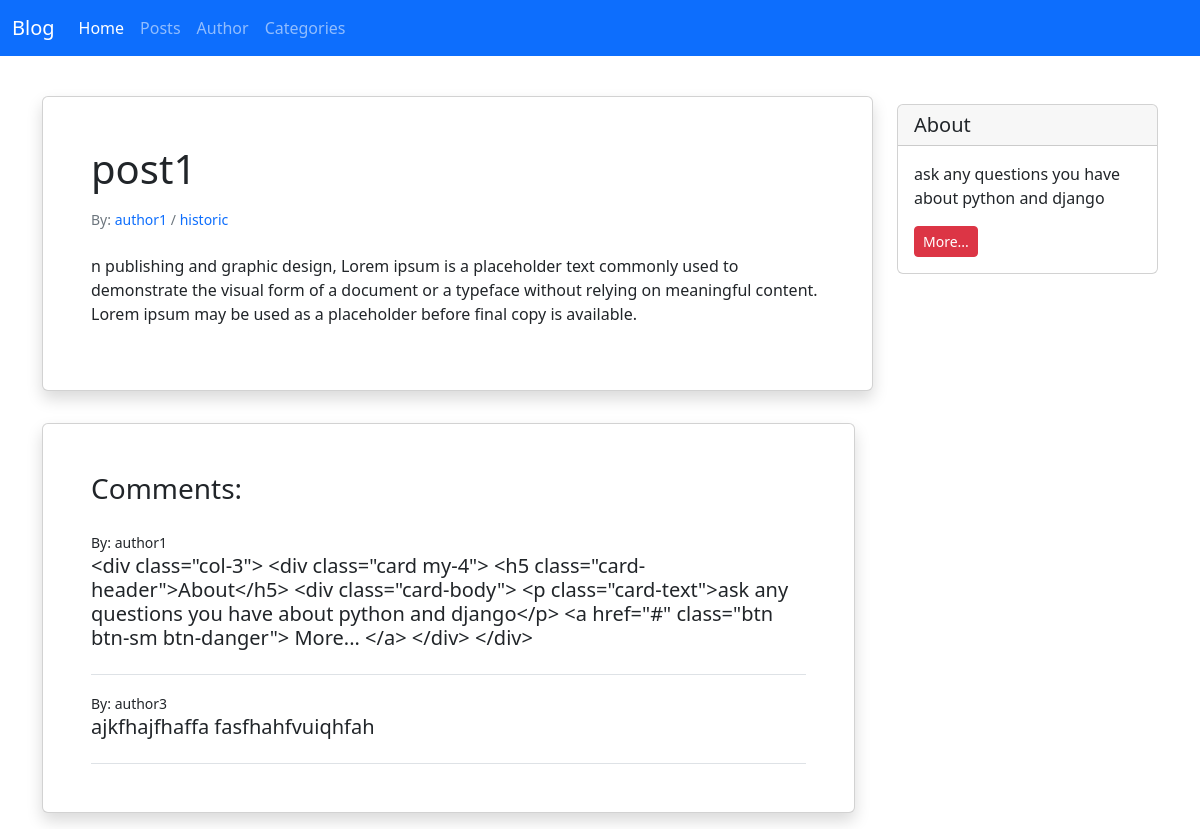
The app's page /posts/1/ with its own data.
### blog/models.py (models this page shows, shortened)
class Post(models.Model):
    STATUS_CHOISES = (
        ('pub', 'Published'),
        ('drf', 'Draft'),
    )
    title = models.CharField(max_length=100)
    text = models.TextField()
    author = models.ForeignKey(Author, on_delete=models.PROTECT)
    datetime_created = models.DateTimeField(auto_now_add=True)
    datetime_modified = models.DateTimeField(auto_now=True)
    status = models.CharField(choices=STATUS_CHOISES, max_length=3)
    category = models.ForeignKey("blog.Category", on_delete=models.PROTECT)

class Category(models.Model):
    name = models.CharField(max_length=100)
    description = models.TextField()

class Comment(models.Model):
    post = models.ForeignKey(Post, on_delete=models.CASCADE)
    author = models.ForeignKey(Author, on_delete=models.CASCADE)
    content = models.TextField()

### author/models.py (models this page shows, shortened)
class Author(models.Model):
    name = models.CharField(max_length=100)
    email = models.EmailField()
    bio = models.TextField()
    image = models.ImageField(upload_to="images/", null=True)

### blog/views.py (the view)
# urls.py: path('posts/<int:pk>/', post_detail_view, name='post_detail'),
def post_detail_view(request, pk):
    post = get_object_or_404(Post, pk=pk)
    comments = Comment.objects.filter(post=post)
    return render(request, 'blog/post_detail.html', {'post': post, 'comments': comments})

### templates/blog/post_detail.html (shortened to what this page needs)
{% extends '_base.html' %}
{% block content %}
    <div class="container mt-4">
        <div class="row">
            <div class="col-9">
                <div class="card shadow my-3 p-5">
                    <h1>{{ post.title }}</h1>
                    <p class="small text-muted mt-2">By: <a href="{% url 'author_detail' post.author.id %}" class="text-decoration-none">{{ post.author.name }}</a> / <a href="{% url 'post_list_category' post.category.id %}" class="text-decoration-none">{{ post.category.name }}</a></p>
                    <p class="mt-2">{{ post.text }}</p>
                </div>
            </div>
            <div class="col-3">
                <div class="card my-4">
                    <h5 class="card-header">About</h5>
                    <div class="card-body">
                        <p class="card-text">ask any questions you have about python and django</p>
                        <a href="#"
                           class="btn btn-sm btn-danger">
                            More...
                        </a>
                    </div>
                </div>
            </div>
            <div class="row">
            <div class="col-9">
            <div class="card shadow my-3 p-5">
                <h3>Comments:</h3>
                {% for comment in comments %}
                    <div class="border-bottom py-3">
                        <small>By: {{ comment.author.name }}</small>
                        <br>
                        <h5>{{ comment.content }}</h5>
                    </div>
                {% endfor %}
            </div>
        </div>
    </div>
        </div>
    </div>
{% endblock %}

### records on screen
Post: title "post1", author.name "author1", category.name "historic", text "n publishing and graphic design, Lorem ipsum is a placeholder text commonly used to demonstrate the visual form of a document or a typeface without relying on meaningful content. Lorem ipsum may be used as a placeholder before final copy is available."
Comment: author.name "author1", content "<div class=\"col-3\"> <div class=\"card my-4\"> <h5 class=\"card-header\">About</h5> <div class=\"card-body\"> <p class=\"card-text\">ask any questions you have about python and django</p> <a href=\"#\" class=\"btn btn-sm btn-danger\"> More... </a> </div> </div>"
Comment: author.name "author3", content "ajkfhajfhaffa fasfhahfvuiqhfah"
